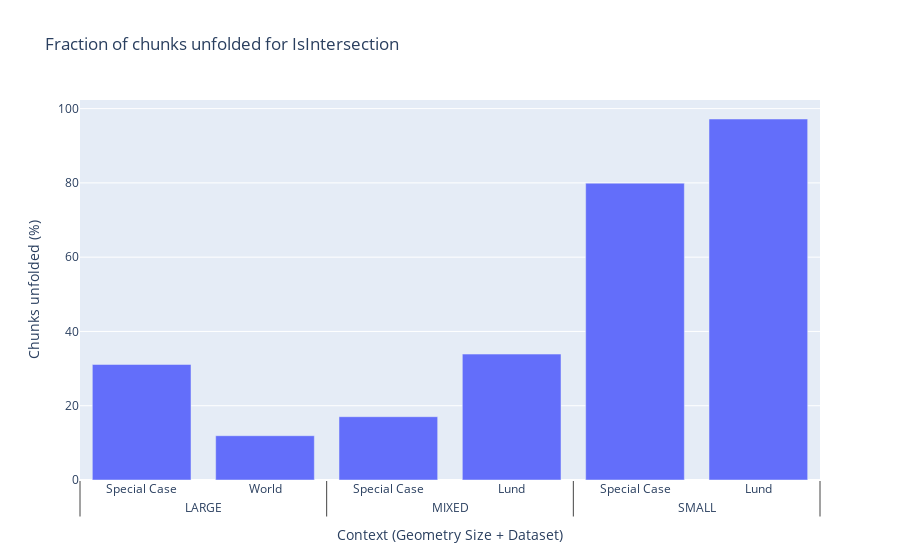
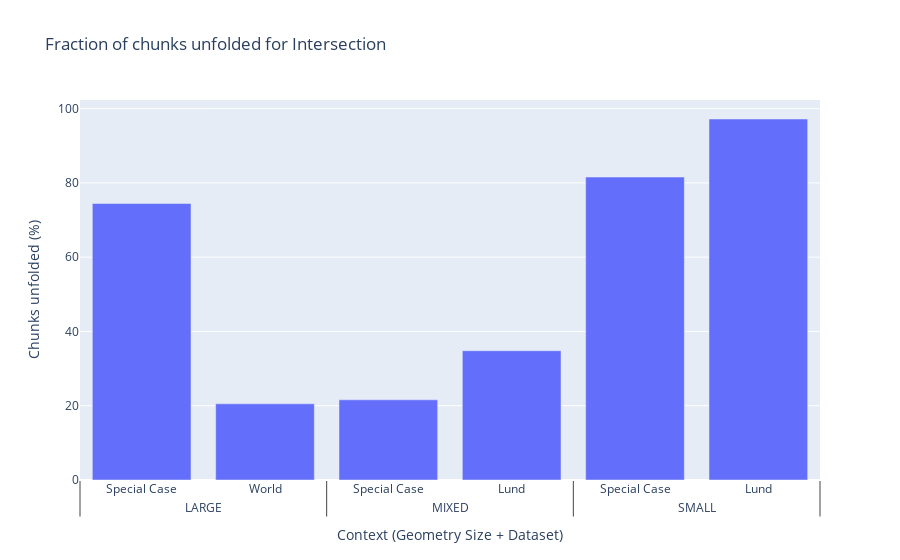

These figures' notebook cell, in order:
### Code cell
if SHOW_STATS:
    for idx, df in enumerate([stats_df[stats_df['predicate'] == True], stats_df[stats_df['predicate'] == False]]): #Loop through predicate and not predicate intersection seperately
        #Calculate franctions of mean fraction of chunks unfolded
        df["chk_fraction_unfolded"] = df["nbr_recieved_chks"].div(df.nbr_total_chks, axis=0) * 100;
        chk_fractions_df = df[["chk_fraction_unfolded", "dataset", "context"]];
        chk_fractions_df = chk_fractions_df.groupby(['context','dataset']).mean();
        chk_fractions_df.reset_index(inplace=True)
       
        x = [
            chk_fractions_df.context.values,
            chk_fractions_df.dataset.values
        ]
        fig = go.Figure()
        fig.add_bar(x=x,y=chk_fractions_df.chk_fraction_unfolded.values, name="Chunk fraction unfolded")
        
        if idx == 0:
            fig.update_layout(title="Fraction of chunks unfolded for IsIntersection")
        else:
            fig.update_layout(title="Fraction of chunks unfolded for Intersection")
        fig.update_layout(barmode="relative", yaxis_title="Chunks unfolded (%)", xaxis_title="Context (Geometry Size + Dataset)")

        fig.show()

### Figure 1 — Plotly figure (JSON) as saved in the notebook; plotly's stock layout.template omitted (floating-point values rounded to 4 significant figures)
{"data": [{"name": "Chunk fraction unfolded", "type": "bar", "x": [["LARGE", "LARGE", "MIXED", "MIXED", "SMALL", "SMALL"], ["Special Case", "World", "Lund", "Special Case", "Lund", "Special Case"]], "y": [31.11, 11.93, 33.9, 17.05, 97.2, 79.93]}], "layout": {"barmode": "relative", "title": {"text": "Fraction of chunks unfolded for IsIntersection"}, "xaxis": {"title": {"text": "Context (Geometry Size + Dataset)"}}, "yaxis": {"title": {"text": "Chunks unfolded (%)"}}}}

### Figure 2 — Plotly figure (JSON) as saved in the notebook; plotly's stock layout.template omitted (floating-point values rounded to 4 significant figures)
{"data": [{"name": "Chunk fraction unfolded", "type": "bar", "x": [["LARGE", "LARGE", "MIXED", "MIXED", "SMALL", "SMALL"], ["Special Case", "World", "Lund", "Special Case", "Lund", "Special Case"]], "y": [74.44, 20.52, 34.81, 21.59, 97.2, 81.58]}], "layout": {"barmode": "relative", "title": {"text": "Fraction of chunks unfolded for Intersection"}, "xaxis": {"title": {"text": "Context (Geometry Size + Dataset)"}}, "yaxis": {"title": {"text": "Chunks unfolded (%)"}}}}
